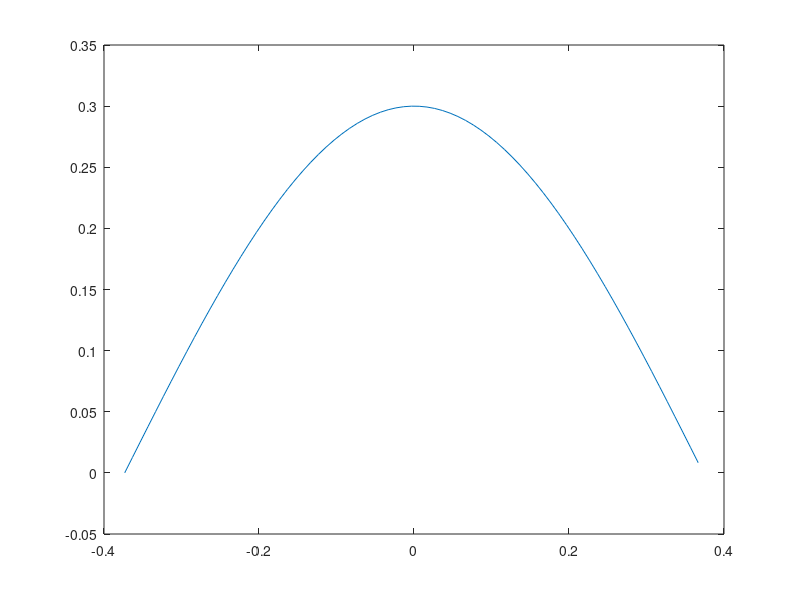

Source code (MATLAB):
format short e
N = 100;

for a = 0.35:0.0001:0.55,
 	sqrtq = pi/(2*a);
	h = a/N;
	yp = @(x) -0.3 * sin(sqrtq * x) * sqrtq;
 	yt = @(x) sqrt(1 + yp(x)^2);


	approx = 0;
    k = 1;
    limit = a/h + 1; %(k-1)*h = L => k = L/h + 1
    while k<=limit,
        xk = (k-1) * h;
        k = k + 1;
        xk1 = (k - 1) * h;
        approx = approx + yt(xk) + yt(xk1);
    end
    approx = approx * h/2
    
    if abs(approx - 0.5) < 1e-4
    	break;
    end
end

a
y = @(x) 0.3*cos(sqrtq * x);
X = -a:0.01:a;
Y = y(X);

plot(X,Y)

M0 = -(sqrtq^2)*0.3;
S = M0 / 0.5